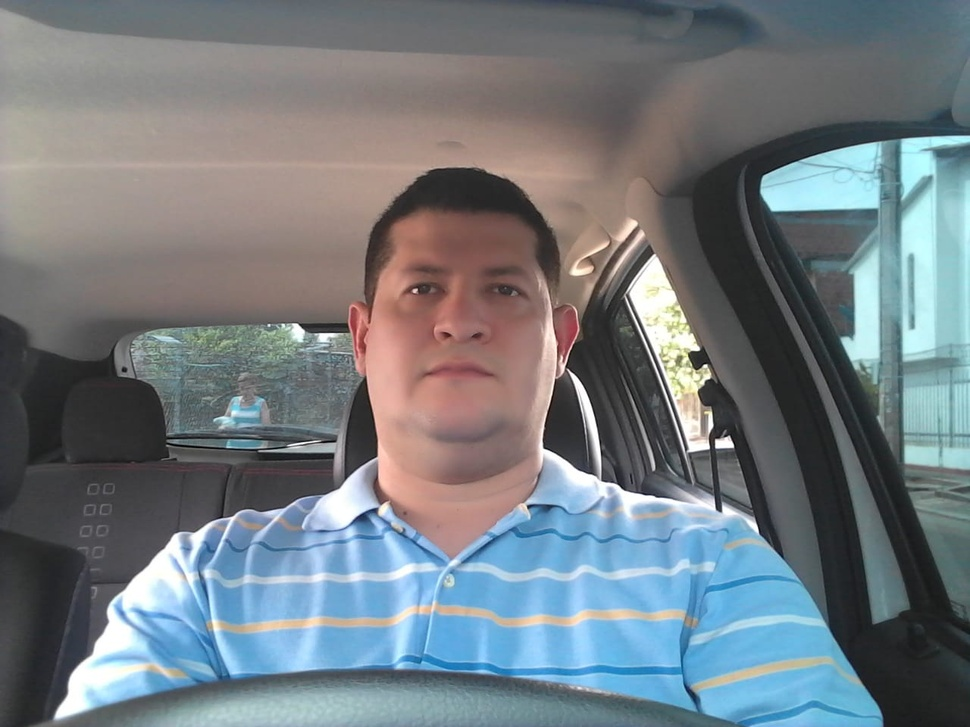
#> input picture Dev_Python/Face_Detection/data/Incar1.jpeg, 970 x 727 px, shrunk from 1280 x 960 before the run, found by its file name
$ python faceDetect.py
#> lines starting #> are read from the running program, lines starting #| are printed output that depends on the picture; after the words box and inside, x2 and y2 are one past the last pixel; in counts of white or black regions, pixels touching at a corner belong together
#> further down, test2 is the input picture: shape (727, 970, 3); mean B, G, R 129.3, 123.8, 115.6
#import required libraries
import numpy as np
import cv2
import matplotlib.pyplot as plt
import time
import pcl


#import pcl.pcl_visualization

def convertToRGB(img):
    return cv2.cvtColor(img, cv2.COLOR_BGR2RGB)

def detect_faces(f_cascade, colored_img, scaleFactor = 1.2):
#> called with scaleFactor = 1.2
    img_copy = np.copy(colored_img)
    #convert the test image to gray image as opencv face detector expects gray images
    gray = cv2.cvtColor(img_copy, cv2.COLOR_BGR2GRAY)
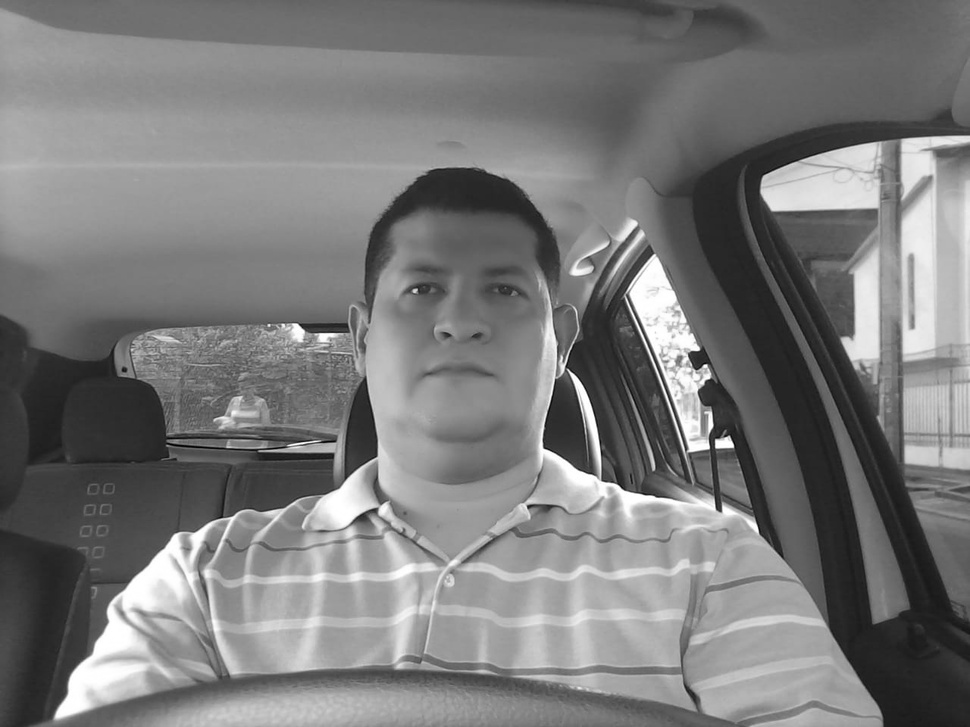
#> gray: shape (727, 970); min 0, max 255, mean 122

    #let's detect multiscale (some images may be closer to camera than others) images
    faces = f_cascade.detectMultiScale(gray, scaleFactor=scaleFactor, minNeighbors=3);
#> faces = ()

    #go over list of faces and draw them as rectangles on original colored img
    for (x, y, w, h) in faces:
        cv2.rectangle(img_copy, (x, y), (x+w, y+h), (0, 255, 0), 5)
#> this loop made 0 passes

    return img_copy


#load cascade classifier training file for haarcascade
haar_face_cascade = cv2.CascadeClassifier('data/haarcascade_frontalface_alt.xml')

test2 = cv2.imread('data/incar1.jpeg')

#call our function to detect faces
faces_detected_img = detect_faces(haar_face_cascade, test2)

#conver image to RGB and show image
plt.imshow(convertToRGB(faces_detected_img))

#> (the run stopped early here; a loop or call above may not have finished)

$ run again, with Dev_Python/Face_Detection/data/incar4.jpeg copied over Dev_Python/Face_Detection/data/Incar1.jpeg
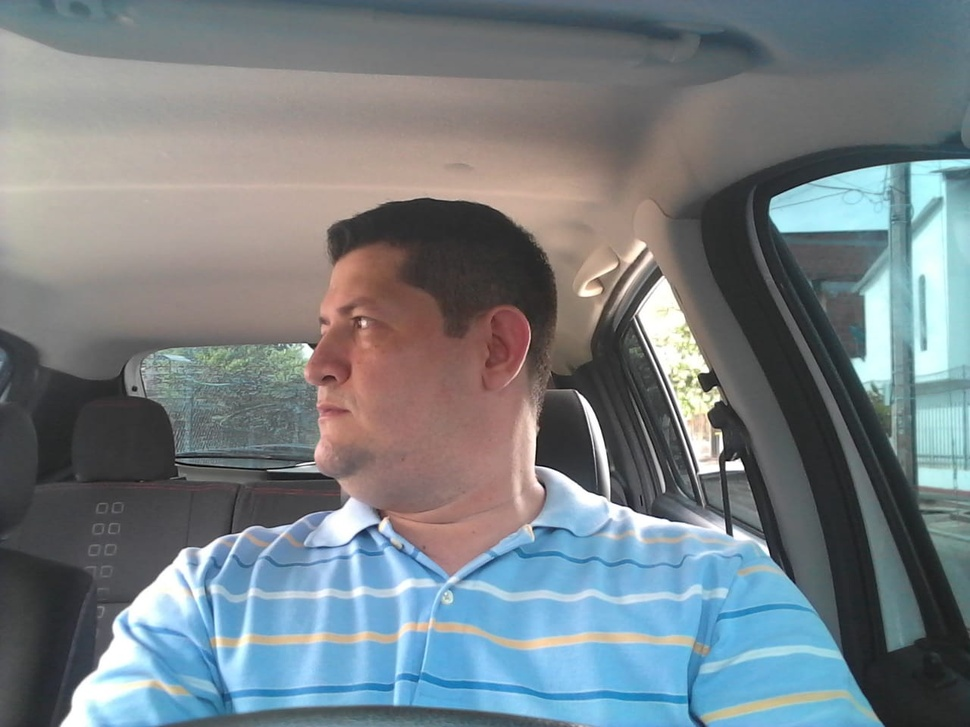
#> input picture Dev_Python/Face_Detection/data/incar4.jpeg, 970 x 727 px, shrunk from 1280 x 960 before the run, found by its file name
#> test2 is the input picture: shape (727, 970, 3); mean B, G, R 132.2, 127.3, 118.2
#> in detect_faces, `gray = cv2.cvtColor(img_copy, cv2.COLOR_BGR2GRAY)`:
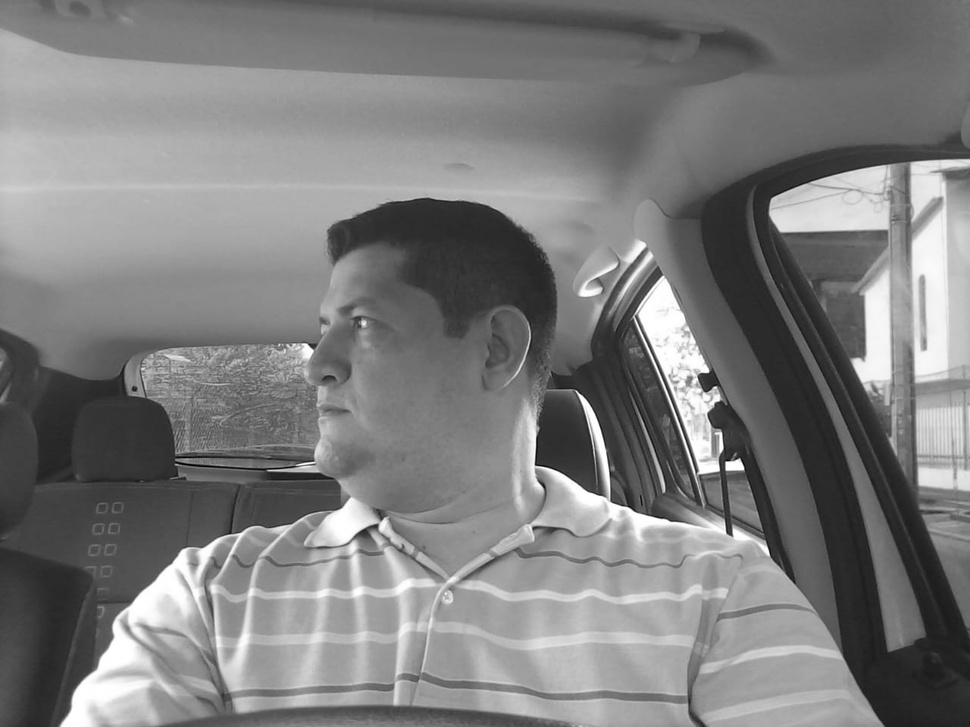
#> gray: shape (727, 970); min 0, max 255, mean 125.1
#> faces = [[88, 646, 76, 76]]
#> the loop in detect_faces, `for (x, y, w, h) in faces:` made 1 pass
#> after the loop in detect_faces, `for (x, y, w, h) in faces:`:
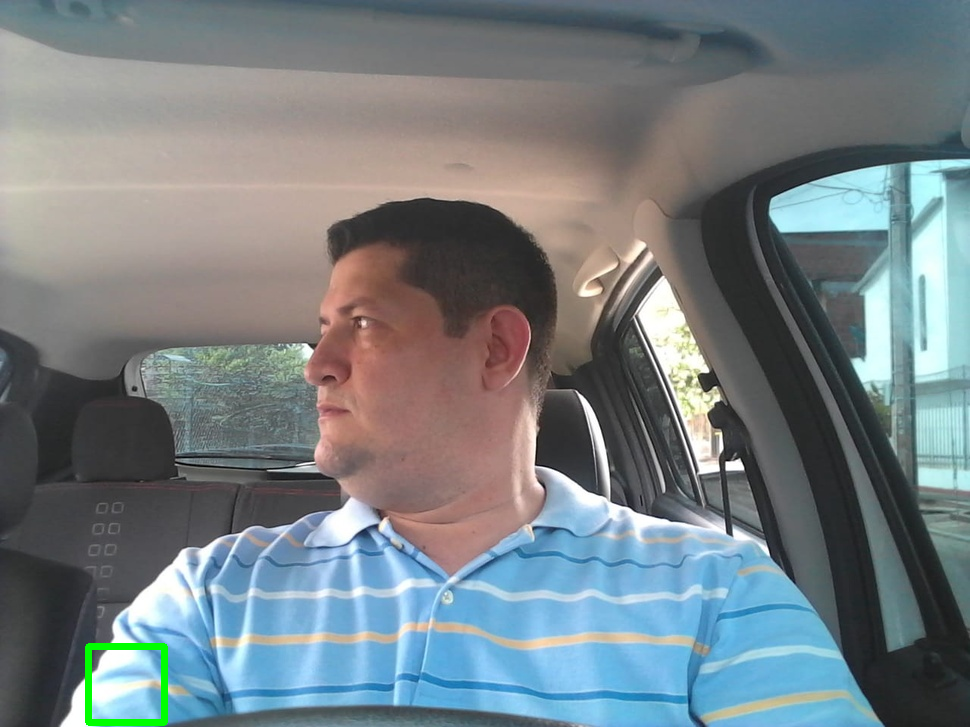
#> img_copy: shape (727, 970, 3); 0.3% of pixels changed, all inside (x1, y1, x2, y2) = (85, 643, 168, 726)
